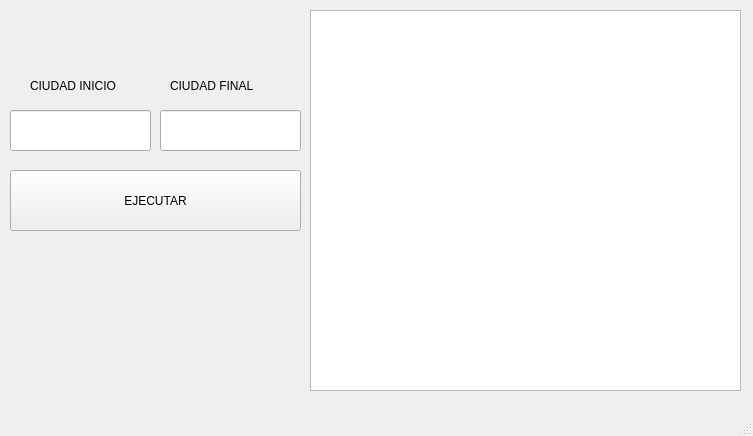
<?xml version="1.0" encoding="UTF-8"?>
<ui version="4.0">
 <class>W_PATHDJ</class>
 <widget class="QMainWindow" name="W_PATHDJ">
  <property name="geometry">
   <rect>
    <x>0</x>
    <y>0</y>
    <width>753</width>
    <height>436</height>
   </rect>
  </property>
  <property name="windowTitle">
   <string>MainWindow</string>
  </property>
  <widget class="QWidget" name="centralwidget">
   <widget class="QLineEdit" name="lineEdit">
    <property name="geometry">
     <rect>
      <x>10</x>
      <y>110</y>
      <width>141</width>
      <height>41</height>
     </rect>
    </property>
   </widget>
   <widget class="QLineEdit" name="lineEdit_2">
    <property name="geometry">
     <rect>
      <x>160</x>
      <y>110</y>
      <width>141</width>
      <height>41</height>
     </rect>
    </property>
   </widget>
   <widget class="QPushButton" name="pushButton">
    <property name="geometry">
     <rect>
      <x>10</x>
      <y>170</y>
      <width>291</width>
      <height>61</height>
     </rect>
    </property>
    <property name="text">
     <string>EJECUTAR</string>
    </property>
   </widget>
   <widget class="QLabel" name="label">
    <property name="geometry">
     <rect>
      <x>30</x>
      <y>70</y>
      <width>91</width>
      <height>31</height>
     </rect>
    </property>
    <property name="text">
     <string>CIUDAD INICIO</string>
    </property>
   </widget>
   <widget class="QLabel" name="label_2">
    <property name="geometry">
     <rect>
      <x>170</x>
      <y>70</y>
      <width>101</width>
      <height>31</height>
     </rect>
    </property>
    <property name="text">
     <string>CIUDAD FINAL</string>
    </property>
   </widget>
   <widget class="QListWidget" name="listWidget">
    <property name="geometry">
     <rect>
      <x>310</x>
      <y>10</y>
      <width>431</width>
      <height>381</height>
     </rect>
    </property>
   </widget>
  </widget>
  <widget class="QMenuBar" name="menubar">
   <property name="geometry">
    <rect>
     <x>0</x>
     <y>0</y>
     <width>753</width>
     <height>21</height>
    </rect>
   </property>
  </widget>
  <widget class="QStatusBar" name="statusbar"/>
 </widget>
 <resources/>
 <connections/>
</ui>
